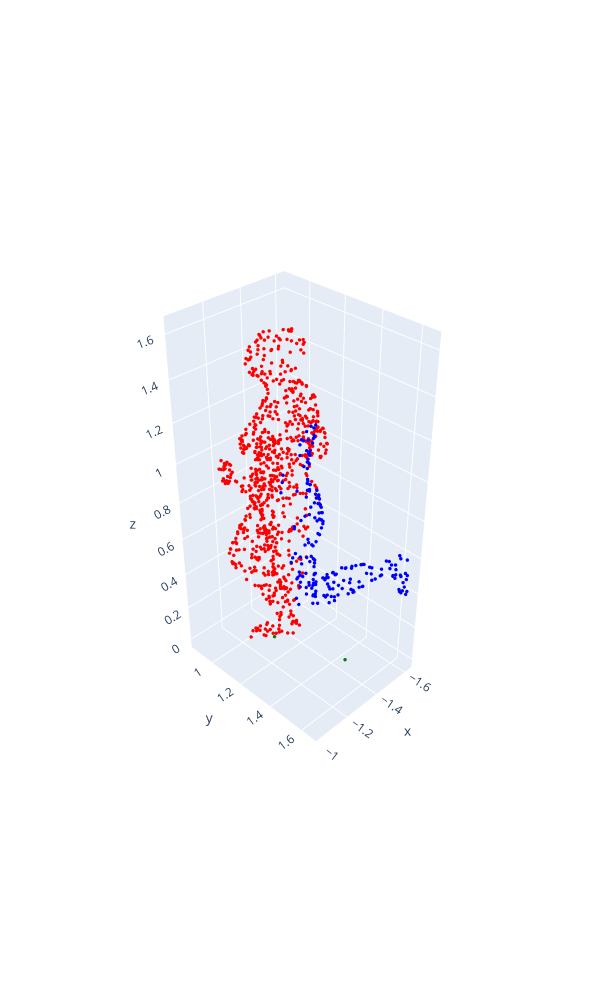

Notebook cell for this chart:
### Code cell
datasets_path = "datasets/action_smplx_models"

bools = []
for _ in range(1):
    while True:
        p = np.random.choice(os.listdir(datasets_path))
        if p != "male2_Calibration_stageii.npz":
            break
        
    p = datasets_path + "/" + p
    rand_idx = np.random.randint(0, int(np.load(p)["mocap_time_length"] * 120) - 120)
    td = 50

    points1, faces1 = utils.sampled_verts_from_path(p, idx = rand_idx, return_faces=True)
    points2, faces2 = utils.sampled_verts_from_path(p, idx = rand_idx + td, return_faces=True)
    mask = (points1[:,2] < np.percentile(points1[:,2], 10))
    utils.plot_arr(points1, color = ["red" if x else "blue" for x in mask])
    feet_only = points1[mask][:,:-1]
    # plt.scatter(feet_only[:,0], feet_only[:,1])
    # plt.scatter(points1.mean(axis = 0)[0], points1.mean(axis = 0)[1])
    diff = points2.mean(axis = 0) - points1.mean(axis=0)
    # plt.scatter(points1.mean(axis = 0)[0] + diff[0] / 25, points1.mean(axis = 0)[1] + diff[1] / 25)
    means = scipy.cluster.vq.kmeans(feet_only, 2)[0]
    #plt.scatter(kmeans[:,0], kmeans[:,1])
    middle_dists = (means - points1[:,:-1].mean(axis = 0)) @ (np.cross(np.append(diff[:-1], 0), np.array([0,0,1])))[:-1]
    l_ind = np.argmin(middle_dists)
    r_ind = np.argmax(middle_dists)
    m1dists = np.linalg.norm(points1 - np.array([means[r_ind, 0], means[r_ind, 1], 0]), axis = 1)
    m2dists = np.linalg.norm(points1 - np.array([means[l_ind, 0], means[l_ind, 1], 0]), axis = 1)
    fig = utils.plot_arr(np.append(points1, np.array([
        [means[0, 0], means[0, 1], 0],
        [means[1, 0], means[1, 1], 0]
    ]), axis = 0), color = ["blue" if x else "red" for x in (m1dists > m2dists)] + ["green"] * 2)

    bools.append("right" in utils.faces_to_regions([faces1[np.argmin(np.linalg.norm(points1 - np.array([means[r_ind, 0], means[r_ind, 1], 0]), axis = 1))]])[0])
    # red = right?
print(bools[0])
fig.show()

### Figure 1 — Plotly figure (JSON) as saved in the notebook; plotly's stock layout.template omitted (floating-point values rounded to 4 significant figures; data arrays with more than 128 entries replaced by an {"elided": "..."} marker saying what was removed)
{"data": [{"marker": {"color": {"elided": "1002 str values"}, "colorscale": [[0, "#0508b8"], [0.08333, "#1910d8"], [0.1667, "#3c19f0"], [0.25, "#6b1cfb"], [0.3333, "#981cfd"], [0.4167, "#bf1cfd"], [0.5, "#dd2bfd"], [0.5833, "#f246fe"], [0.6667, "#fc67fd"], [0.75, "#fe88fc"], [0.8333, "#fea5fd"], [0.9167, "#febefe"], [1, "#fec3fe"]], "showscale": false, "size": 2}, "mode": "markers", "type": "scatter3d", "x": {"elided": "1002 float values"}, "y": {"elided": "1002 float values"}, "z": {"elided": "1002 float values"}}], "layout": {"height": 1000, "scene": {"aspectmode": "data", "camera": {"eye": {"x": 2.5, "y": 2.5, "z": 2.5}}}, "width": 600}}
